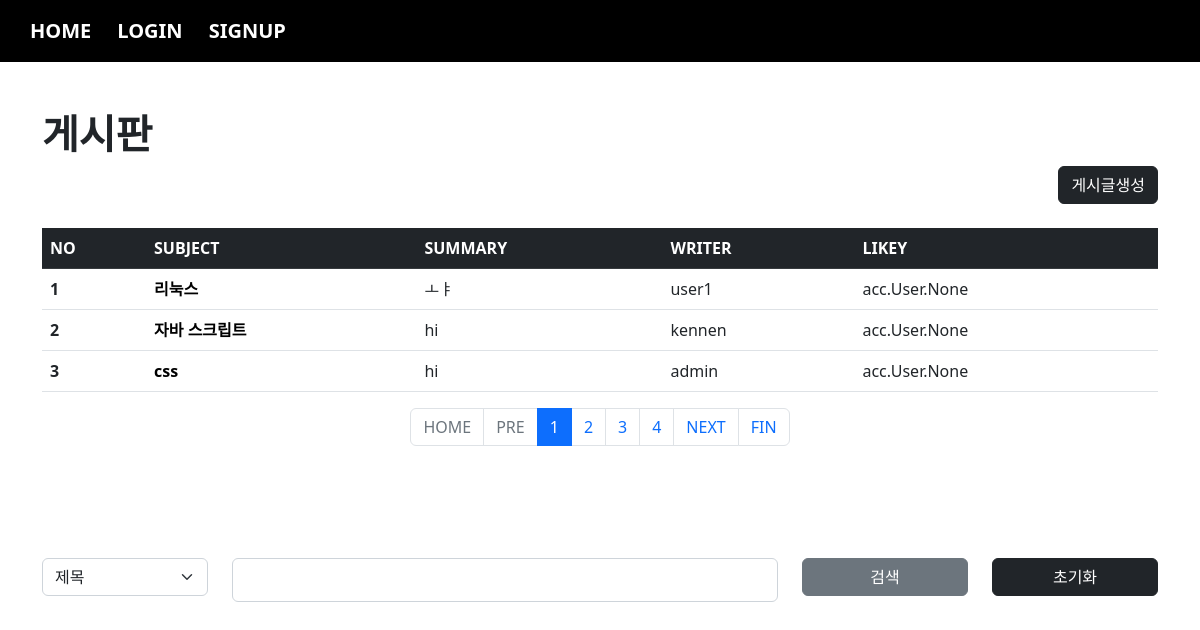
The app's page /board/index/ with its own data.
### board/models.py (models this page shows, shortened)
class Board(models.Model):
    subject = models.CharField(max_length=100)
    writer = models.ForeignKey(User, on_delete=models.CASCADE, related_name="writer")
    content = models.TextField()
    pubdate = models.DateTimeField(default=timezone.now)
    likey = models.ManyToManyField(User, blank=True, related_name="likey")

### acc/models.py (models this page shows, shortened)
class User(AbstractUser):
    pic = models.ImageField(upload_to="usr/%y/%m")
    comment = models.TextField()
    age = models.IntegerField(default=0)

### board/views.py (the view)
# urls.py: path('index/', views.index, name="index"),
def index(request):
    pg = request.GET.get("page", 1)
    cate = request.GET.get("cate", "")
    kw = request.GET.get("kw", "")
    if kw:
        if cate == "sub":
            b = Board.objects.filter(subject__startswith=kw)
        elif cate == "wri":
            try:
                from acc.models import User
                u = User.objects.get(username=kw)
                b = Board.objects.filter(writer=u)
            except:
                b = Board.objects.none()
        elif cate == "con":
            b = Board.objects.filter(content__contains=kw)
    else:
        b = Board.objects.all()
    b = b.order_by("-pubdate")
    pag = Paginator(b, 3)
    obj = pag.get_page(pg)
    context = {
        "bset" : obj,
        "kw" : kw,
        "cate" : cate
    }
    return render(request, "board/index.html", context)

### templates/board/index.html (shortened to what this page needs)
{% extends 'base.html' %}
{% block con %}
    {% load mathfilters %}
    <h1><b>게시판</b></h1>
    <div class="text-end">
        <a href="{% url 'board:create' %}" class="btn btn-dark">게시글생성</a>
    </div>
    <table class="table table-hover mt-4">
        <thead>
            <tr class="table-dark">
                <th scope="col">NO</th>
                <th scope="col">SUBJECT</th>
                <th scope="col">SUMMARY</th>
                <th scope="col">WRITER</th>
                <th scope="col">LIKEY</th>
            </tr>
        </thead>
        <tbody>
            {% for i in bset %}
            <tr>
                <th scope="row">{{ bset.start_index | add:forloop.counter0 }}</th>
                <td><a class="sub" href="{% url 'board:detail' i.id %}">{{ i.subject }}</a></td>
                <td>{{ i.content|truncatewords:10 }}</td>
                <td>{{ i.writer }}</td>
                <td>{{ i.likey }}</td>
            </tr>
            {% endfor %}
        </tbody>
    </table>
    <nav aria-label="Page navigation example">
        <ul class="pagination justify-content-center">
            {% if bset.has_previous %}
                <li class="page-item"><a class="page-link" href="{% url 'board:index' %}?page=1&cate={{cate}}&kw={{kw}}">HOME</a></li>
                <li class="page-item"><a class="page-link" href="{% url 'board:index' %}?page={{bset.previous_page_number}}&cate={{cate}}&kw={{kw}}">PRE</a></li>
            {% else %}
                <li class="page-item disabled"><a class="page-link">HOME</a></li>
                <li class="page-item disabled"><a class="page-link">PRE</a></li>
            {% endif %}
            {% for i in bset.paginator.page_range %}
                {% if bset.number|add:3 >= i and i >= bset.number|sub:3 %}
                    <li class="page-item {% if bset.number == i %} active {% endif %}"><a class="page-link" href="{% url 'board:index' %}?page={{i}}&cate={{cate}}&kw={{kw}}">{{i}}</a></li>
                {% endif %}
            {% endfor %}
            {% if bset.has_next %}
                <li class="page-item"><a class="page-link" href="{% url 'board:index' %}?page={{bset.next_page_number}}&cate={{cate}}&kw={{kw}}">NEXT</a></li>
                <li class="page-item"><a class="page-link" href="{% url 'board:index' %}?page={{bset.paginator.num_pages}}&cate={{cate}}&kw={{kw}}">FIN</a></li>
            {% else %}
                <li class="page-item disabled"><a class="page-link">NEXT</a></li>
                <li class="page-item disabled"><a class="page-link">FIN</a></li>
            {% endif %}
        </ul>
    </nav>
    <br><br>
    <form>
        <div class="row mt-5">
            <div class="col-sm-2">
                <select class="form-select" name="cate">
                    <option value="sub" {% if cate == sub %} selected {% endif %}>제목</option>
                </select>
            </div>
            <div class="col-sm-6">
                <input type="text" name="kw" value="{{kw}}" class="form-control">
            </div>
            <div class="col-sm-2">
                <button class="btn btn-secondary" style="width:100%">검색</button>
            </div>
            <div class="col-sm-2">
                <a href="{% url 'board:index' %}"><button class="btn btn-dark" type="button" style="width:100%">초기화</button></a>
            </div>
        </div>
    </form>
{% endblock %}

### templates/board/index.html (style rules this page uses)
.sub { text-decoration: none; color:black; font-weight: bold; }

### templates/base.html (style rules this page uses)
.form-control { font-weight: bold; font-size: 20px; }

### records on screen
Board: start_index|add "1", subject "리눅스", content "ㅗㅑ", writer "user1", likey "acc.User.None"
Board: start_index|add "2", subject "자바 스크립트", content "hi", writer "kennen", likey "acc.User.None"
Board: start_index|add "3", subject "css", content "hi", writer "admin", likey "acc.User.None"

### other values on screen
{{ i }} "1" "2" "3" "4"
